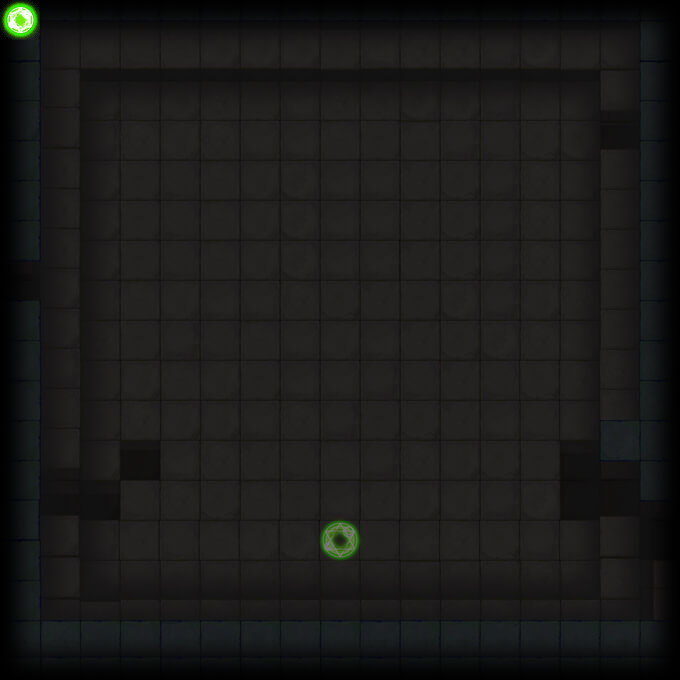

A 2D game scene composited from a Tiled map and its tileset images. What follows is a short description and the map's XML, with each tile layer's data collapsed to a summary:
An orthogonal 17x17 tile map with 40x40 px tiles, 4 tile layers (mapLayer, objLayer, flagLayer, playerLayer), 2 tilesets.

<map version="1.0" orientation="orthogonal" renderorder="left-up" width="17" height="17" tilewidth="40" tileheight="40" nextobjectid="1">
 <tileset firstgid="1" name="landmark" tilewidth="40" tileheight="40" tilecount="100">
  <image source="landmark.png" width="400" height="400" />
 </tileset>
 <tileset firstgid="101" name="map19" tilewidth="40" tileheight="40" tilecount="289">
  <image source="map19.jpg" width="680" height="680" />
 </tileset>
 <layer name="mapLayer" width="17" height="17">
  <data>[289 cells, 289 non-empty, 289 distinct tile ids]</data>
 </layer>
 <layer name="objLayer" width="17" height="17">
  <data>[289 cells, 1 non-empty, 1 distinct tile ids]</data>
 </layer>
 <layer name="flagLayer" width="17" height="17">
  <data>[289 cells, 1 non-empty, 1 distinct tile ids]</data>
 </layer>
 <layer name="playerLayer" width="17" height="17">
  <data>[289 cells, 1 non-empty, 1 distinct tile ids]</data>
 </layer>
</map>
